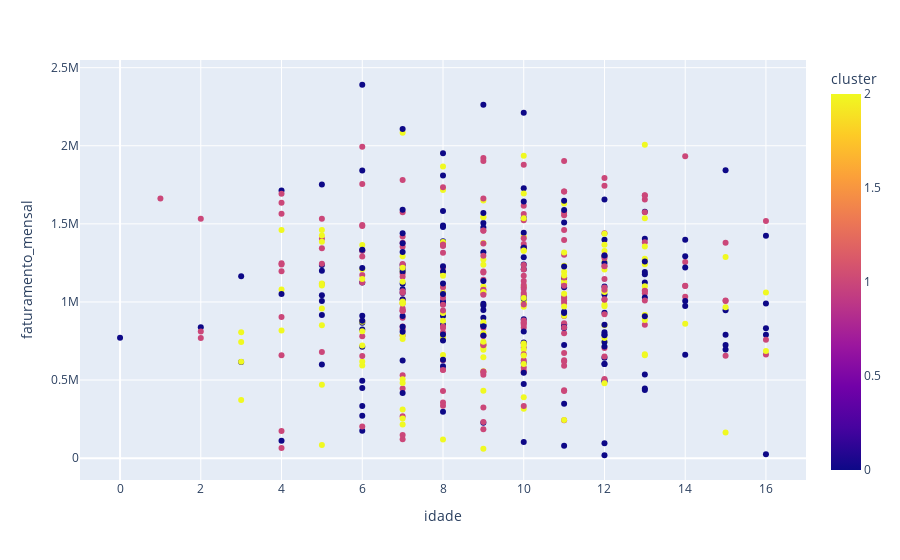

Notebook source saved alongside this figure:
### Markdown cell above
## Visualizing the clusters

### Code cell
px.scatter(df, x="idade", y="faturamento_mensal", color="cluster")

### Figure 1 — Plotly figure (JSON) as saved in the notebook; plotly's stock layout.template omitted (floating-point values rounded to 4 significant figures; data arrays with more than 128 entries replaced by an {"elided": "..."} marker saying what was removed)
{"data": [{"hovertemplate": "idade=%{x}<br>faturamento_mensal=%{y}<br>cluster=%{marker.color}<extra></extra>", "legendgroup": "", "marker": {"color": {"elided": "500 int values"}, "coloraxis": "coloraxis", "symbol": "circle"}, "mode": "markers", "name": "", "orientation": "v", "showlegend": false, "type": "scatter", "x": {"elided": "500 int values"}, "xaxis": "x", "y": {"elided": "500 float values"}, "yaxis": "y"}], "layout": {"coloraxis": {"colorbar": {"title": {"text": "cluster"}}, "colorscale": [[0, "#0d0887"], [0.1111, "#46039f"], [0.2222, "#7201a8"], [0.3333, "#9c179e"], [0.4444, "#bd3786"], [0.5556, "#d8576b"], [0.6667, "#ed7953"], [0.7778, "#fb9f3a"], [0.8889, "#fdca26"], [1, "#f0f921"]]}, "legend": {"tracegroupgap": 0}, "margin": {"t": 60}, "xaxis": {"anchor": "y", "domain": [0, 1], "title": {"text": "idade"}}, "yaxis": {"anchor": "x", "domain": [0, 1], "title": {"text": "faturamento_mensal"}}}}
